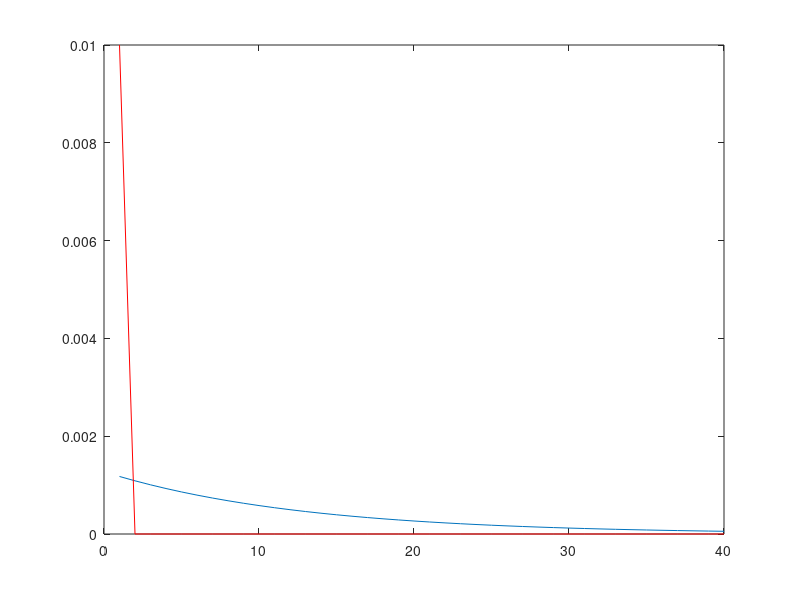

Here is the MATLAB script that generated this plot:
% solow2.m: with persistent shocks
clear all;

%% 1. parameterization
delta = 0.1; % depreciation rate
sigma = 0.2; % 1-saving rate
theta = 0.36; % capital share
n = 0.02; % population growth
Abar = 1.0; % steady state TFP
RHO = 0.0; % persistence of TFP

% steady state values
kbar = (sigma*Abar/(n+delta))^(1/(1-theta));
ykbar = Abar*kbar^(theta-1)

% coefficients in the dynamic equation
B = (1-delta+sigma*theta*ykbar)/(1+n)
C = sigma*ykbar/(1+n)

%% 2. initial value of k and a
a0 = 0;
k0 = 0; %kbar;

%% 3. shock in period 1
eps = 0.01;

%% 4. next period's capital and TFP
a1 = RHO*a0 + eps;
k1 = B*k0 + C*a1

% a2 = RHO*a1;
% k2 = B*k1 + C*a2;
% 
% a3 = RHO*a2;
% k3 = B*k2 + C*a3;
% 
% ...

%% 5. use for loop
avec = zeros(40,1);
kvec = zeros(40,1);
avec(1) = a1;
kvec(1) = k1;

for i = 1:40-1

    avec(i+1) = RHO*avec(i);
    kvec(i+1) = B*kvec(i) + C*avec(i+1);
    
end

figure;
plot([1:40],kvec);
hold on;
plot([1:40],avec,'r-');
